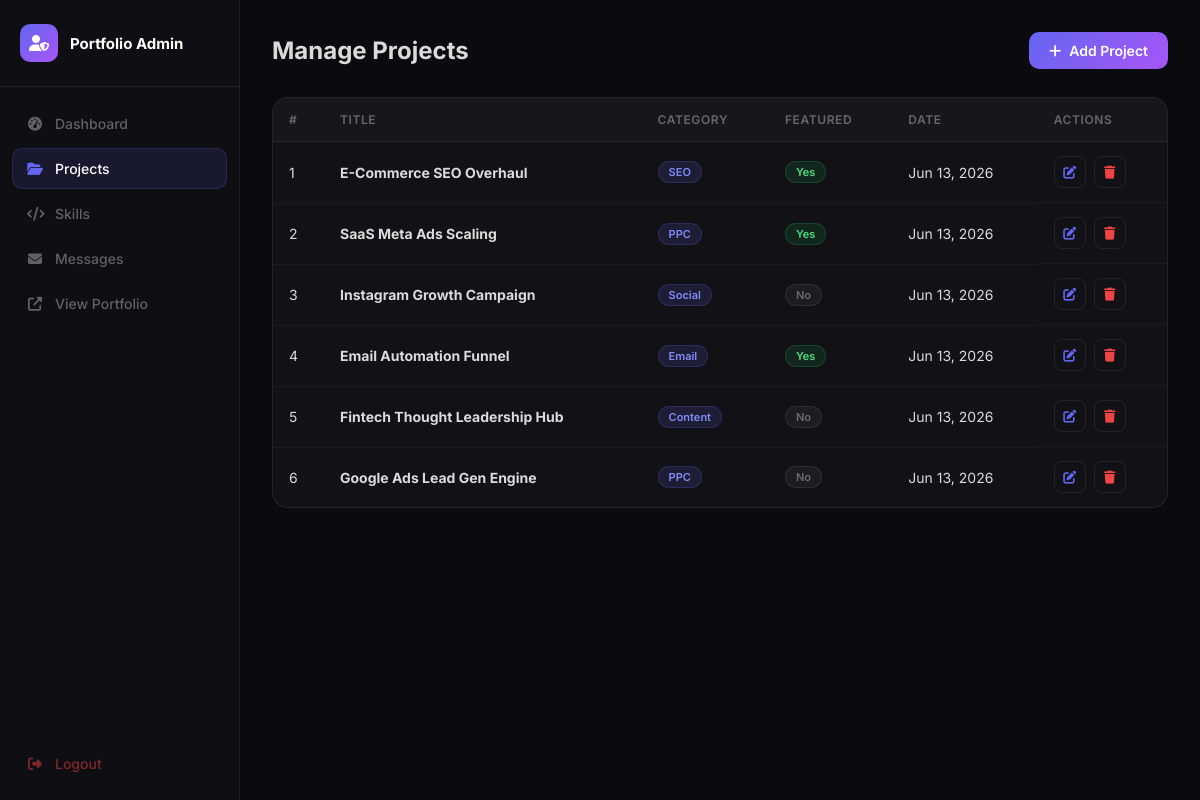
The page /admin/manage_projects.php (signed in) on the database its author committed.
### tables this page shows
CREATE TABLE IF NOT EXISTS projects (
    id INT AUTO_INCREMENT PRIMARY KEY,
    title VARCHAR(150) NOT NULL,
    description TEXT NOT NULL,
    tech_stack VARCHAR(255) NOT NULL,
    live_url VARCHAR(300) DEFAULT NULL,
    github_url VARCHAR(300) DEFAULT NULL,
    image VARCHAR(300) DEFAULT 'assets/images/project-placeholder.jpg',
    category VARCHAR(60) DEFAULT 'Web',
    featured TINYINT(1) DEFAULT 0,
    key_metrics VARCHAR(255) DEFAULT NULL,
    problem TEXT DEFAULT NULL,
    strategy TEXT DEFAULT NULL,
    results TEXT DEFAULT NULL,
    created_at TIMESTAMP DEFAULT CURRENT_TIMESTAMP
);

### admin/manage_projects.php (the view, shortened to what this page needs)
<?php
$db = getDB();
$action  = $_GET['action'] ?? 'list';
$projects = $action === 'list' ? $db->query('SELECT * FROM projects ORDER BY created_at DESC')->fetchAll() : [];
?>
<!DOCTYPE html>
<html lang="en">
<head>
    <link rel="stylesheet" href="https://cdnjs.cloudflare.com/ajax/libs/font-awesome/6.4.0/css/all.min.css">
    <link rel="stylesheet" href="admin.css">
</head>
<body>
<?php include 'sidebar.php'; ?>
<main class="main-content">
    <div class="page-header">
        <h1><?= $action === 'list' ? 'Manage Projects' : ($action === 'add' ? 'Add Project' : 'Edit Project') ?></h1>
        <?php if ($action === 'list'): ?>
        <a href="?action=add" class="btn-primary"><i class="fas fa-plus"></i> Add Project</a>
        <?php else: ?>
        <a href="manage_projects.php" class="btn-secondary"><i class="fas fa-arrow-left"></i> Back</a>
        <?php endif; ?>
    </div>
    <?php if ($action === 'list'): ?>
    <div class="table-wrap">
        <table class="data-table">
            <thead><tr><th>#</th><th>Title</th><th>Category</th><th>Featured</th><th>Date</th><th>Actions</th></tr></thead>
            <tbody>
            <?php foreach ($projects as $p): ?>
            <tr>
                <td><?= $p['id'] ?></td>
                <td><strong><?= htmlspecialchars($p['title']) ?></strong></td>
                <td><span class="badge"><?= htmlspecialchars($p['category']) ?></span></td>
                <td><?= $p['featured'] ? '<span class="badge badge-green">Yes</span>' : '<span class="badge badge-gray">No</span>' ?></td>
                <td><?= date('M d, Y', strtotime($p['created_at'])) ?></td>
                <td class="actions">
                    <a href="?action=edit&id=<?= $p['id'] ?>" class="btn-icon btn-edit"><i class="fas fa-edit"></i></a>
                    <form method="POST" style="display:inline" onsubmit="return confirm('Delete this project?')">
                        <button type="submit" class="btn-icon btn-delete"><i class="fas fa-trash"></i></button>
                    </form>
                </td>
            </tr>
            <?php endforeach; ?>
            </tbody>
        </table>
    </div>
    <?php endif; ?>
</main>
</body>
</html>

### admin/sidebar.php (shortened to what this page needs)
<aside class="sidebar">
    <div class="sidebar-logo">
        <div class="logo-icon"><i class="fas fa-user-shield"></i></div>
        <span>Portfolio Admin</span>
    </div>
    <nav class="sidebar-nav">
        <a href="dashboard.php" class="nav-item <?= basename($_SERVER['PHP_SELF']) === 'dashboard.php' ? 'active' : '' ?>">
            <i class="fas fa-tachometer-alt"></i> Dashboard
        </a>
        <a href="manage_projects.php" class="nav-item <?= str_contains(basename($_SERVER['PHP_SELF']), 'project') ? 'active' : '' ?>">
            <i class="fas fa-folder-open"></i> Projects
        </a>
        <a href="manage_skills.php" class="nav-item <?= str_contains(basename($_SERVER['PHP_SELF']), 'skill') ? 'active' : '' ?>">
            <i class="fas fa-code"></i> Skills
        </a>
        <a href="manage_messages.php" class="nav-item <?= str_contains(basename($_SERVER['PHP_SELF']), 'message') ? 'active' : '' ?>">
            <i class="fas fa-envelope"></i> Messages
        </a>
        <a href="../index.html" target="_blank" class="nav-item">
            <i class="fas fa-external-link-alt"></i> View Portfolio
        </a>
        <a href="logout.php" class="nav-item nav-logout">
            <i class="fas fa-sign-out-alt"></i> Logout
        </a>
    </nav>
</aside>

### admin/admin.css (style rules this page uses)
*, *::before, *::after { margin: 0; padding: 0; box-sizing: border-box; }
:root { --bg: #0a0a0f; --surface: rgba(255,255,255,0.03); --surface-hover: rgba(255,255,255,0.06); --border: rgba(255,255,255,0.08); --primary: #6366f1; --primary-glow: rgba(99,102,241,0.3); --danger: #ef4444; --success: #22c55e; --text: rgba(255,255,255,0.85); --text-muted: rgba(255,255,255,0.35); --sidebar-w: 240px; }
body { font-family: 'Inter', sans-serif; background: var(--bg); color: var(--text); display: flex; min-height: 100vh; }
.sidebar { width: var(--sidebar-w); background: rgba(255,255,255,0.02); border-right: 1px solid var(--border); display: flex; flex-direction: column; padding: 0; position: fixed; top: 0; left: 0; height: 100vh; z-index: 100; }
.sidebar-logo { display: flex; align-items: center; gap: 12px; padding: 24px 20px; border-bottom: 1px solid var(--border); font-size: 15px; font-weight: 700; color: #fff; }
.logo-icon { width: 38px; height: 38px; background: linear-gradient(135deg, #6366f1, #a855f7); border-radius: 10px; display: flex; align-items: center; justify-content: center; font-size: 16px; color: white; flex-shrink: 0; }
.sidebar-nav { padding: 16px 12px; flex: 1; display: flex; flex-direction: column; gap: 4px; }
.nav-item { display: flex; align-items: center; gap: 12px; padding: 11px 14px; border-radius: 10px; color: var(--text-muted); text-decoration: none; font-size: 14px; font-weight: 500; transition: all 0.2s; border: 1px solid transparent; }
.nav-item i { width: 16px; text-align: center; }
.nav-item.active { color: #fff; background: rgba(99,102,241,0.12); border-color: rgba(99,102,241,0.2); }
.nav-item.active i { color: var(--primary); }
.nav-logout { margin-top: auto; color: rgba(239,68,68,0.5); }
.main-content { margin-left: var(--sidebar-w); flex: 1; padding: 32px; max-width: 1100px; width: 100%; }
.page-header { display: flex; align-items: center; justify-content: space-between; margin-bottom: 28px; }
.page-header h1 { font-size: 24px; font-weight: 700; }
.table-wrap { background: var(--surface); border: 1px solid var(--border); border-radius: 16px; overflow: hidden; }
.data-table { width: 100%; border-collapse: collapse; }
.data-table thead th { padding: 14px 16px; text-align: left; font-size: 12px; font-weight: 600; text-transform: uppercase; letter-spacing: 0.05em; color: var(--text-muted); border-bottom: 1px solid var(--border); background: rgba(255,255,255,0.02); }
.data-table tbody td { padding: 14px 16px; font-size: 14px; border-bottom: 1px solid rgba(255,255,255,0.04); }
.data-table tbody tr:last-child td { border-bottom: none; }
.badge { display: inline-block; padding: 3px 10px; border-radius: 99px; font-size: 11px; font-weight: 600; background: rgba(99,102,241,0.15); color: #818cf8; border: 1px solid rgba(99,102,241,0.2); }
.badge-green { background: rgba(34,197,94,0.12); color: #4ade80; border-color: rgba(34,197,94,0.2); }
.badge-gray { background: rgba(255,255,255,0.05); color: var(--text-muted); border-color: var(--border); }
.actions { display: flex; gap: 8px; align-items: center; }
.btn-icon { width: 32px; height: 32px; border-radius: 8px; display: inline-flex; align-items: center; justify-content: center; font-size: 13px; border: 1px solid var(--border); cursor: pointer; text-decoration: none; transition: all 0.2s; background: transparent; }
.btn-edit { color: var(--primary); }
.btn-delete { color: var(--danger); }
.btn-primary { display: inline-flex; align-items: center; gap: 8px; padding: 10px 20px; background: linear-gradient(135deg, #6366f1, #a855f7); border: none; border-radius: 10px; color: white; font-size: 14px; font-weight: 600; font-family: inherit; cursor: pointer; text-decoration: none; transition: opacity 0.2s, transform 0.2s; }

### rows shown on the page
projects: id "1", title "E-Commerce SEO Overhaul", category "SEO", featured "Yes", created_at "Jun 13, 2026"
projects: id "2", title "SaaS Meta Ads Scaling", category "PPC", featured "Yes", created_at "Jun 13, 2026"
projects: id "3", title "Instagram Growth Campaign", category "Social", featured "No", created_at "Jun 13, 2026"
projects: id "4", title "Email Automation Funnel", category "Email", featured "Yes", created_at "Jun 13, 2026"
projects: id "5", title "Fintech Thought Leadership Hub", category "Content", featured "No", created_at "Jun 13, 2026"
projects: id "6", title "Google Ads Lead Gen Engine", category "PPC", featured "No", created_at "Jun 13, 2026"
